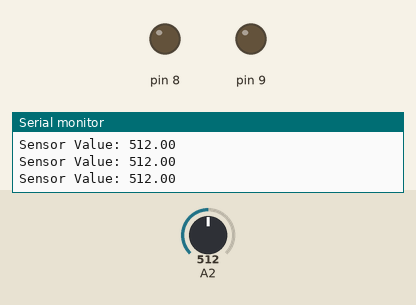
Recording of a sketch running on a simulated Arduino Uno, built with avr-gcc and run on an emulated ATmega328P. Shown: output pins drawn as LEDs (lit = HIGH), the last lines printed to the serial monitor. The test bench sets the inputs (shaded band); at power-on: A2 = 512.

Above: at 1.2 s.
1.3 s: A2 set to 292
2.8 s: A2 set to 267
At 3.1 s:
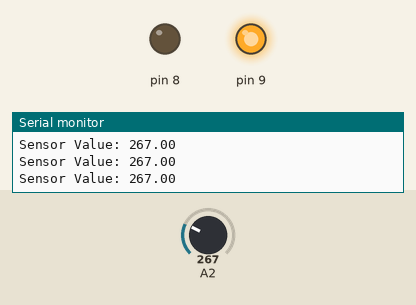
4.3 s: A2 set to 334
5.8 s: A2 set to 366
At 6.2 s:
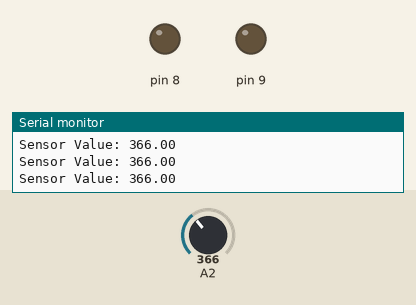
7.3 s: A2 set to 270
At 7.7 s:
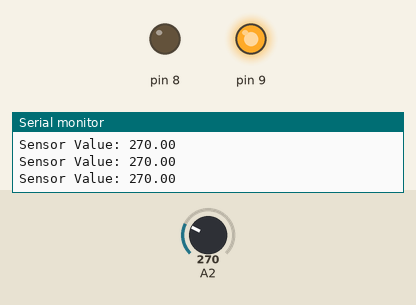
Timing chart, 0 to 9.8 s (numbered marks = the images above; inputs shaded):
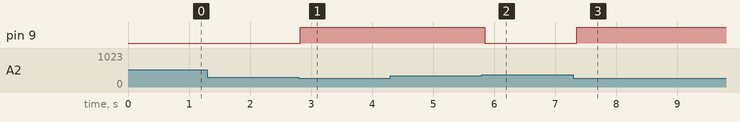

Measured:
- the behaviour switches between 280 and 279 on A2 (found by bisection; images 0 and 1)
- the behaviour switches between 350 and 351 on A2 (found by bisection; images 1 and 2)
- after the input at 2.8 s, pin 9: LOW → HIGH at once
- after the input at 5.8 s, pin 9: HIGH → LOW at once
- after the input at 7.3 s, pin 9: LOW → HIGH after 0.05 s

The sketch:

Test_EMG.ino
```cpp
void setup()
{
  Serial.begin(9600);
  pinMode(8, OUTPUT);
  pinMode(9, OUTPUT);
}

void loop()
{
  float sensorValue = analogRead(A2);

  // float millivolt = (sensorValue/1023)*5;


  Serial.print("Sensor Value: ");

  Serial.println(sensorValue);

  if (sensorValue < 280) {
    digitalWrite(8, LOW);
    digitalWrite(9, HIGH);
  }
  else if (sensorValue > 350) {
    digitalWrite(8 , LOW);
    digitalWrite(9, LOW);
  }

  //Serial.print("Voltage: ");

  // Serial.print(millivolt*1000);
  // Serial.println(" mV");

  Serial.println("");
  delay(100);
}
```
